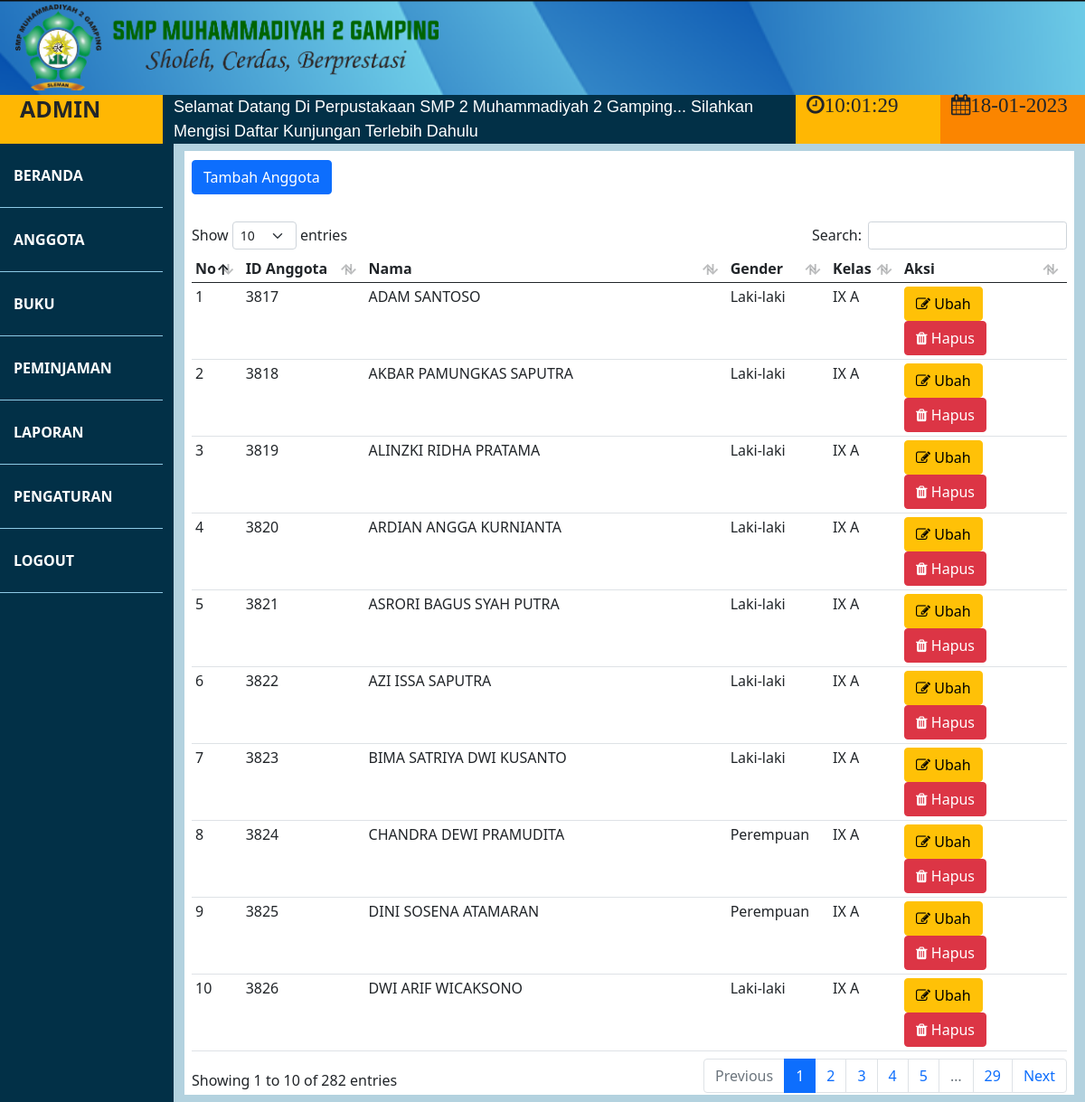
Screenshot of /admin/admin.php?halaman=anggota with the database file from the repository.
### tables this page shows
CREATE TABLE `anggota` (
  `id` varchar(100) NOT NULL,
  `nama` varchar(100) NOT NULL,
  `jk` enum('L','P') NOT NULL,
  `id_kelas` varchar(10) NOT NULL
);

CREATE TABLE `kelas` (
  `id_kelas` varchar(10) NOT NULL,
  `kelas` varchar(10) NOT NULL
);

### admin/anggota/anggota.php (the view)
<div class="bgGrid">
    <div class="m-2">
    <a href="?halaman=anggotaTambah" class="btn btn-primary btn-tambah">Tambah Anggota</a>
    <table class="table table-sm" id="example">
        <thead>
            <tr>
                <th>No</th>
                <th>ID Anggota</th>
                <th>Nama</th>
                <th>Gender</th>
                <th>Kelas</th>
                <th width="19%">Aksi</th>
            </tr>
        </thead>
        <tbody>
                <?php
                $no = 1;
                    $sql = mysqli_query($db, "SELECT anggota.*, kelas.kelas FROM anggota JOIN kelas ON anggota.id_kelas = kelas.id_kelas");
                    while ($data = $sql -> fetch_array()) {
                        if ($data['jk']=='L') {
                            $jk = "Laki-laki";
                        } else {
                            $jk = "Perempuan";
                        } ?>
                        <tr>
                            <td><?php echo $no++;?></td>
                            <td><?php echo $data['id'];?></td>
                            <td><?php echo $data['nama'];?></td>
                            <td><?php echo $jk;?></td>
                            <td><?php echo $data['kelas'];?></td>
                            <td>
                                <a href="?halaman=anggotaUbah&id=<?php echo $data['id'];?>" class="btn btn-warning" ><i class="fa fa-edit"></i> Ubah</a>
                                <a onclick="return confirm('Anda ingin menghapus?')" href="?halaman=anggotaHapus&id=<?php echo $data['id']; ?>" class="btn btn-danger" ><i class="fa fa-trash"></i> Hapus</a>
                            </td>
                        </tr>
                    <?php }
                ?>
        </tbody>
    </table>
    </div>
</div>

### admin/admin.php (shortened to what this page needs)
<?php include "../connection.php";?>
<html>
    <head>
        <link rel="stylesheet" href="../bootstrap/bootstrap.min.css">
        <link rel="stylesheet" href="../css/datatables.min.css">
        <link rel="stylesheet" href="../css/font-awesome.css">
        <link rel="stylesheet" href="../css/mycss.css">
    </head>
    <body class="bodyBg">
    <div class="container-fluid banner">
        <div class="row">
            <div class="col-12">
                <img src="../img/logo.png" class="logo">
            </div>
        </div>
        <div class="row">
            <div class="col-auto admin">
                <h3 class="adminText">ADMIN</h3>
            </div>
            <div class="col-7 runtext">
                <marquee>Selamat Datang Di Perpustakaan SMP 2 Muhammadiyah 2 Gamping... Silahkan Mengisi Daftar Kunjungan Terlebih Dahulu</marquee>
            </div>
            <div class="col time">
               <h5 class="fa fa-clock-o fa-2x" id="jam"></h5>
            </div>
            <div class="col date">
                <h5 class="fa fa-calendar fa-2x"><?php echo date('d-m-Y');?></h5>
            </div>
        </div>
    </div>
    <div class="container-fluid">
        <div class="row">
            <div class="col-auto" style="background-color: #023047;">
                <ul class="sidebar1">
                    <li><a href="?halaman=beranda">Beranda</a></li>
                    <li><a href="?halaman=anggota">Anggota</a></li>
                    <li><a href="?halaman=buku">Buku</a></li>
                    <li><a href="?halaman=peminjaman">Peminjaman</a></li>
                    <li><a href="?halaman=laporan">Laporan</a></li>
                    <li><a href="?halaman=pengaturan">Pengaturan</a></li>
                    <li><a href="../index.php">Logout</a></li>
                </ul>
            </div>
            <div class="col">
            <?php
                $page = $_GET['halaman'];
                if ($page == "anggota") {
                    include "anggota/anggota.php";
                }
                elseif ($page == "anggotaTambah") {
                    include "anggota/tambah.php";
                }
                elseif ($page == "anggotaUbah") {
                    include "anggota/edit.php";
                }
                elseif ($page == "anggotaHapus") {
                    include "anggota/hapus.php";
                }
                elseif ($page == "buku") {
                    include "buku/buku.php";
                }
                elseif ($page=="bukuTambah") {
                    include "buku/tambah.php";
                }
                elseif ($page=="bukuHapus") {
                    include "buku/hapus.php";
                }
                elseif ($page=="bukuUbah") {
                    include "buku/edit.php";
                }
                elseif ($page == "peminjaman") {
                    include "peminjaman/peminjaman.php";
                }
                elseif ($page == "peminjamanTambah") {
                    include "peminjaman/tambah.php";
                }
                elseif ($page == "peminjamanKembali") {
                    include "peminjaman/kembali.php";
                }
                elseif ($page=="pengaturan") {
                    include "pengaturan/pengaturan.php";
                }
                elseif ($page == "denda") {
                    include "pengaturan/denda.php";
                }
                elseif ($page=="adminTambah") {
                    include "pengaturan/adminTambah.php";
                }
                elseif ($page=="adminHapus") {
                    include "pengaturan/adminHapus.php";
                }
                elseif ($page=="adminUbah") {
                    include "pengaturan/adminUbah.php";
                }
                elseif ($page=="kelasTambah") {
                    include "pengaturan/kelasTambah.php";
                }
                elseif ($page=="kelasHapus") {
                    include "pengaturan/kelasHapus.php";
                }
                elseif ($page=="kelasUbah") {
                    include "pengaturan/kelasEdit.php";
                }
                elseif ($page=="rakTambah") {
                    include "pengaturan/rakTambah.php";
                }
                elseif ($page=="rakHapus") {
                    include "pengaturan/rakHapus.php";
                }
                elseif ($page=="rakUbah") {
                    include "pengaturan/rakUbah.php";
                }
                elseif ($page=='laporan') {
                    include "laporan/laporan.php";
                }
                elseif ($page =="beranda"){
                    include "beranda.php";
                }
            ?>
            </div>
        </div>
    </div>
   </body>
</html>

### css/mycss.css (style rules this page uses)
.banner { background-image: url('../img/background_logo.png'); background-size: cover; }
.logo { height: 95px; margin: 5px; }
.runtext { color: white; background-color: #023047; font-family: Arial, Helvetica, sans-serif; font-size: 18px; }
.time { background-color: #ffb703; }
.date { background-color: #fb8500; }
.sidebar1 { margin-left: -12px; height: 100vh; width: 180px; list-style: none; background-color: #023047; }
.sidebar1 li a { display: block; font-weight: bold; padding: 23px; margin-left: -40px; text-decoration: none; color: white; text-transform: uppercase; border-bottom: 1px solid #8ecae6; transition: background-color 0.5s; }
.btn-tambah { margin-top: 10px; margin-bottom: 30px; }
.bodyBg { background-color: hsl(198, 41%, 79%); }
.bgGrid { background-color: white; }
.admin { background-color: #ffb703; display: block; width: 180px; }
.adminText { margin-left: 10px; font-size: 25px; font-weight: bold; width: 145px; }

### rows the page displays
anggota: id "3817", nama "ADAM SANTOSO", jk "Laki-laki", id_kelas.kelas "IX A"
anggota: id "3818", nama "AKBAR PAMUNGKAS SAPUTRA", jk "Laki-laki", id_kelas.kelas "IX A"
anggota: id "3819", nama "ALINZKI RIDHA PRATAMA", jk "Laki-laki", id_kelas.kelas "IX A"
anggota: id "3820", nama "ARDIAN ANGGA KURNIANTA", jk "Laki-laki", id_kelas.kelas "IX A"
anggota: id "3821", nama "ASRORI BAGUS SYAH PUTRA", jk "Laki-laki", id_kelas.kelas "IX A"
anggota: id "3822", nama "AZI ISSA SAPUTRA", jk "Laki-laki", id_kelas.kelas "IX A"
anggota: id "3823", nama "BIMA SATRIYA DWI KUSANTO", jk "Laki-laki", id_kelas.kelas "IX A"
anggota: id "3824", nama "CHANDRA DEWI PRAMUDITA", jk "Perempuan", id_kelas.kelas "IX A"
anggota: id "3825", nama "DINI SOSENA ATAMARAN", jk "Perempuan", id_kelas.kelas "IX A"
anggota: id "3826", nama "DWI ARIF WICAKSONO", jk "Laki-laki", id_kelas.kelas "IX A"
